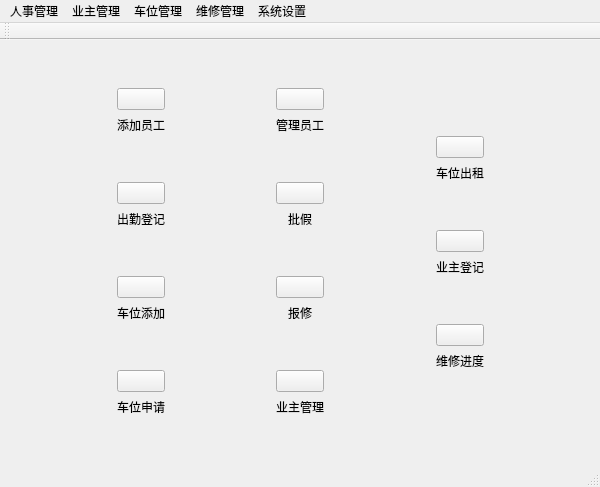
<?xml version="1.0" encoding="UTF-8"?>
<ui version="4.0">
 <class>MainWindow</class>
 <widget class="QMainWindow" name="MainWindow">
  <property name="geometry">
   <rect>
    <x>0</x>
    <y>0</y>
    <width>600</width>
    <height>487</height>
   </rect>
  </property>
  <property name="windowTitle">
   <string>物业系统</string>
  </property>
  <property name="styleSheet">
   <string notr="true"/>
  </property>
  <widget class="QWidget" name="centralWidget">
   <layout class="QVBoxLayout" name="verticalLayout">
    <item>
     <layout class="QGridLayout" name="gridLayout">
      <item row="0" column="3">
       <layout class="QVBoxLayout" name="verticalLayout_5">
        <property name="spacing">
         <number>48</number>
        </property>
        <item>
         <spacer name="verticalSpacer_3">
          <property name="orientation">
           <enum>Qt::Vertical</enum>
          </property>
          <property name="sizeHint" stdset="0">
           <size>
            <width>20</width>
            <height>40</height>
           </size>
          </property>
         </spacer>
        </item>
        <item>
         <layout class="QVBoxLayout" name="verticalLayout_11">
          <item>
           <widget class="QPushButton" name="btnChangeStaff">
            <property name="toolTip">
             <string>&lt;html&gt;&lt;head/&gt;&lt;body&gt;&lt;p&gt;管理员工&lt;/p&gt;&lt;/body&gt;&lt;/html&gt;</string>
            </property>
            <property name="text">
             <string/>
            </property>
           </widget>
          </item>
          <item>
           <widget class="QLabel" name="txtChangeStaff">
            <property name="text">
             <string>管理员工</string>
            </property>
            <property name="alignment">
             <set>Qt::AlignCenter</set>
            </property>
           </widget>
          </item>
         </layout>
        </item>
        <item>
         <layout class="QVBoxLayout" name="verticalLayout_12">
          <item>
           <widget class="QPushButton" name="btnPassVacation">
            <property name="toolTip">
             <string>&lt;html&gt;&lt;head/&gt;&lt;body&gt;&lt;p&gt;批假&lt;/p&gt;&lt;/body&gt;&lt;/html&gt;</string>
            </property>
            <property name="text">
             <string/>
            </property>
           </widget>
          </item>
          <item>
           <widget class="QLabel" name="txtPassVacation">
            <property name="text">
             <string>批假</string>
            </property>
            <property name="alignment">
             <set>Qt::AlignCenter</set>
            </property>
           </widget>
          </item>
         </layout>
        </item>
        <item>
         <layout class="QVBoxLayout" name="verticalLayout_13">
          <item>
           <widget class="QPushButton" name="btnRepair">
            <property name="toolTip">
             <string>&lt;html&gt;&lt;head/&gt;&lt;body&gt;&lt;p&gt;报修&lt;/p&gt;&lt;/body&gt;&lt;/html&gt;</string>
            </property>
            <property name="text">
             <string/>
            </property>
           </widget>
          </item>
          <item>
           <widget class="QLabel" name="txtRepair">
            <property name="text">
             <string>报修</string>
            </property>
            <property name="alignment">
             <set>Qt::AlignCenter</set>
            </property>
           </widget>
          </item>
         </layout>
        </item>
        <item>
         <layout class="QVBoxLayout" name="verticalLayout_14">
          <item>
           <widget class="QPushButton" name="btnChangeOwner">
            <property name="toolTip">
             <string>&lt;html&gt;&lt;head/&gt;&lt;body&gt;&lt;p&gt;业主管理&lt;/p&gt;&lt;/body&gt;&lt;/html&gt;</string>
            </property>
            <property name="text">
             <string/>
            </property>
           </widget>
          </item>
          <item>
           <widget class="QLabel" name="txtChangeOwner">
            <property name="text">
             <string>业主管理</string>
            </property>
            <property name="alignment">
             <set>Qt::AlignCenter</set>
            </property>
           </widget>
          </item>
         </layout>
        </item>
        <item>
         <spacer name="verticalSpacer_4">
          <property name="orientation">
           <enum>Qt::Vertical</enum>
          </property>
          <property name="sizeHint" stdset="0">
           <size>
            <width>20</width>
            <height>40</height>
           </size>
          </property>
         </spacer>
        </item>
       </layout>
      </item>
      <item row="0" column="6">
       <spacer name="horizontalSpacer_4">
        <property name="orientation">
         <enum>Qt::Horizontal</enum>
        </property>
        <property name="sizeHint" stdset="0">
         <size>
          <width>40</width>
          <height>20</height>
         </size>
        </property>
       </spacer>
      </item>
      <item row="0" column="2">
       <spacer name="horizontalSpacer">
        <property name="orientation">
         <enum>Qt::Horizontal</enum>
        </property>
        <property name="sizeHint" stdset="0">
         <size>
          <width>40</width>
          <height>20</height>
         </size>
        </property>
       </spacer>
      </item>
      <item row="0" column="4">
       <spacer name="horizontalSpacer_3">
        <property name="orientation">
         <enum>Qt::Horizontal</enum>
        </property>
        <property name="sizeHint" stdset="0">
         <size>
          <width>40</width>
          <height>20</height>
         </size>
        </property>
       </spacer>
      </item>
      <item row="0" column="0">
       <spacer name="horizontalSpacer_2">
        <property name="orientation">
         <enum>Qt::Horizontal</enum>
        </property>
        <property name="sizeHint" stdset="0">
         <size>
          <width>40</width>
          <height>20</height>
         </size>
        </property>
       </spacer>
      </item>
      <item row="0" column="1">
       <layout class="QVBoxLayout" name="verticalLayout_4">
        <property name="spacing">
         <number>48</number>
        </property>
        <item>
         <spacer name="verticalSpacer">
          <property name="orientation">
           <enum>Qt::Vertical</enum>
          </property>
          <property name="sizeHint" stdset="0">
           <size>
            <width>20</width>
            <height>40</height>
           </size>
          </property>
         </spacer>
        </item>
        <item>
         <layout class="QVBoxLayout" name="verticalLayout_3">
          <item>
           <widget class="QPushButton" name="btnAddStaff">
            <property name="toolTip">
             <string>&lt;html&gt;&lt;head/&gt;&lt;body&gt;&lt;p&gt;添加员工&lt;/p&gt;&lt;/body&gt;&lt;/html&gt;</string>
            </property>
            <property name="text">
             <string/>
            </property>
           </widget>
          </item>
          <item>
           <widget class="QLabel" name="txtAddStaff">
            <property name="text">
             <string>添加员工</string>
            </property>
            <property name="alignment">
             <set>Qt::AlignCenter</set>
            </property>
           </widget>
          </item>
         </layout>
        </item>
        <item>
         <layout class="QVBoxLayout" name="verticalLayout_8">
          <item>
           <widget class="QPushButton" name="btnAttend">
            <property name="toolTip">
             <string>&lt;html&gt;&lt;head/&gt;&lt;body&gt;&lt;p&gt;出勤登记&lt;/p&gt;&lt;/body&gt;&lt;/html&gt;</string>
            </property>
            <property name="text">
             <string/>
            </property>
           </widget>
          </item>
          <item>
           <widget class="QLabel" name="txtAttend">
            <property name="text">
             <string>出勤登记</string>
            </property>
            <property name="alignment">
             <set>Qt::AlignCenter</set>
            </property>
           </widget>
          </item>
         </layout>
        </item>
        <item>
         <layout class="QVBoxLayout" name="verticalLayout_9">
          <item>
           <widget class="QPushButton" name="btnAddCar">
            <property name="toolTip">
             <string>&lt;html&gt;&lt;head/&gt;&lt;body&gt;&lt;p&gt;车位添加&lt;/p&gt;&lt;/body&gt;&lt;/html&gt;</string>
            </property>
            <property name="text">
             <string/>
            </property>
           </widget>
          </item>
          <item>
           <widget class="QLabel" name="txtAddCar">
            <property name="text">
             <string>车位添加</string>
            </property>
            <property name="alignment">
             <set>Qt::AlignCenter</set>
            </property>
           </widget>
          </item>
         </layout>
        </item>
        <item>
         <layout class="QVBoxLayout" name="verticalLayout_10">
          <item>
           <widget class="QPushButton" name="btnAppCar">
            <property name="toolTip">
             <string>&lt;html&gt;&lt;head/&gt;&lt;body&gt;&lt;p&gt;车位申请&lt;/p&gt;&lt;/body&gt;&lt;/html&gt;</string>
            </property>
            <property name="text">
             <string/>
            </property>
           </widget>
          </item>
          <item>
           <widget class="QLabel" name="txtAppCar">
            <property name="text">
             <string>车位申请</string>
            </property>
            <property name="alignment">
             <set>Qt::AlignCenter</set>
            </property>
           </widget>
          </item>
         </layout>
        </item>
        <item>
         <spacer name="verticalSpacer_2">
          <property name="orientation">
           <enum>Qt::Vertical</enum>
          </property>
          <property name="sizeHint" stdset="0">
           <size>
            <width>20</width>
            <height>40</height>
           </size>
          </property>
         </spacer>
        </item>
       </layout>
      </item>
      <item row="0" column="5">
       <layout class="QVBoxLayout" name="verticalLayout_2">
        <property name="spacing">
         <number>48</number>
        </property>
        <item>
         <spacer name="verticalSpacer_5">
          <property name="orientation">
           <enum>Qt::Vertical</enum>
          </property>
          <property name="sizeHint" stdset="0">
           <size>
            <width>20</width>
            <height>40</height>
           </size>
          </property>
         </spacer>
        </item>
        <item>
         <layout class="QVBoxLayout" name="verticalLayout_15">
          <item>
           <widget class="QPushButton" name="btnPassCar">
            <property name="toolTip">
             <string>&lt;html&gt;&lt;head/&gt;&lt;body&gt;&lt;p&gt;车位出租&lt;/p&gt;&lt;/body&gt;&lt;/html&gt;</string>
            </property>
            <property name="text">
             <string/>
            </property>
           </widget>
          </item>
          <item>
           <widget class="QLabel" name="txtPassCar">
            <property name="text">
             <string>车位出租</string>
            </property>
            <property name="alignment">
             <set>Qt::AlignCenter</set>
            </property>
           </widget>
          </item>
         </layout>
        </item>
        <item>
         <layout class="QVBoxLayout" name="verticalLayout_16">
          <item>
           <widget class="QPushButton" name="btnAddOwner">
            <property name="toolTip">
             <string>&lt;html&gt;&lt;head/&gt;&lt;body&gt;&lt;p&gt;业主登记&lt;/p&gt;&lt;/body&gt;&lt;/html&gt;</string>
            </property>
            <property name="text">
             <string/>
            </property>
           </widget>
          </item>
          <item>
           <widget class="QLabel" name="txtAddOwner">
            <property name="text">
             <string>业主登记</string>
            </property>
            <property name="alignment">
             <set>Qt::AlignCenter</set>
            </property>
           </widget>
          </item>
         </layout>
        </item>
        <item>
         <layout class="QVBoxLayout" name="verticalLayout_17">
          <item>
           <widget class="QPushButton" name="btnReSchedule">
            <property name="toolTip">
             <string>&lt;html&gt;&lt;head/&gt;&lt;body&gt;&lt;p&gt;维修进度&lt;/p&gt;&lt;/body&gt;&lt;/html&gt;</string>
            </property>
            <property name="text">
             <string/>
            </property>
           </widget>
          </item>
          <item>
           <widget class="QLabel" name="txtReSchedule">
            <property name="text">
             <string>维修进度</string>
            </property>
            <property name="alignment">
             <set>Qt::AlignCenter</set>
            </property>
           </widget>
          </item>
         </layout>
        </item>
        <item>
         <spacer name="verticalSpacer_6">
          <property name="orientation">
           <enum>Qt::Vertical</enum>
          </property>
          <property name="sizeHint" stdset="0">
           <size>
            <width>20</width>
            <height>40</height>
           </size>
          </property>
         </spacer>
        </item>
       </layout>
      </item>
     </layout>
    </item>
   </layout>
  </widget>
  <widget class="QMenuBar" name="menuBar">
   <property name="geometry">
    <rect>
     <x>0</x>
     <y>0</y>
     <width>600</width>
     <height>23</height>
    </rect>
   </property>
   <widget class="QMenu" name="menuPerson">
    <property name="title">
     <string>人事管理</string>
    </property>
    <widget class="QMenu" name="menu">
     <property name="title">
      <string>维护</string>
     </property>
     <addaction name="action_18"/>
     <addaction name="action_19"/>
    </widget>
    <addaction name="menu"/>
    <addaction name="action_2"/>
    <addaction name="action_3"/>
    <addaction name="action_4"/>
    <addaction name="action_5"/>
    <addaction name="action_7"/>
   </widget>
   <widget class="QMenu" name="menuOwner">
    <property name="title">
     <string>业主管理</string>
    </property>
    <addaction name="action_6"/>
    <addaction name="action_8"/>
   </widget>
   <widget class="QMenu" name="menuCar">
    <property name="title">
     <string>车位管理</string>
    </property>
    <widget class="QMenu" name="menu_2">
     <property name="title">
      <string>车位信息</string>
     </property>
     <addaction name="action_23"/>
     <addaction name="action_24"/>
    </widget>
    <addaction name="menu_2"/>
    <addaction name="action_10"/>
    <addaction name="action_11"/>
   </widget>
   <widget class="QMenu" name="menuRepair">
    <property name="title">
     <string>维修管理</string>
    </property>
    <addaction name="action_12"/>
    <addaction name="action_15"/>
   </widget>
   <widget class="QMenu" name="menuSystem">
    <property name="title">
     <string>系统设置</string>
    </property>
    <addaction name="action_9"/>
    <addaction name="action_13"/>
    <addaction name="action_17"/>
    <addaction name="action_16"/>
    <addaction name="action_21"/>
   </widget>
   <addaction name="menuPerson"/>
   <addaction name="menuOwner"/>
   <addaction name="menuCar"/>
   <addaction name="menuRepair"/>
   <addaction name="menuSystem"/>
  </widget>
  <widget class="QToolBar" name="mainToolBar">
   <attribute name="toolBarArea">
    <enum>TopToolBarArea</enum>
   </attribute>
   <attribute name="toolBarBreak">
    <bool>false</bool>
   </attribute>
  </widget>
  <widget class="QStatusBar" name="statusBar"/>
  <action name="action_24">
   <property name="text">
    <string>查询</string>
   </property>
  </action>
  <action name="action_23">
   <property name="icon">
    <iconset resource="myimages.qrc">
     <normaloff>:/IconPic/pic/addCar.png</normaloff>:/IconPic/pic/addCar.png</iconset>
   </property>
   <property name="text">
    <string>添加</string>
   </property>
  </action>
  <action name="action_22">
   <property name="text">
    <string>添加</string>
   </property>
  </action>
  <action name="action_21">
   <property name="text">
    <string>注销</string>
   </property>
  </action>
  <action name="action_20">
   <property name="text">
    <string>修改</string>
   </property>
  </action>
  <action name="action_19">
   <property name="icon">
    <iconset resource="myimages.qrc">
     <normaloff>:/IconPic/pic/changeStaff.png</normaloff>:/IconPic/pic/changeStaff.png</iconset>
   </property>
   <property name="text">
    <string>查找/修改</string>
   </property>
  </action>
  <action name="action_18">
   <property name="icon">
    <iconset resource="myimages.qrc">
     <normaloff>:/IconPic/pic/addStaff.png</normaloff>:/IconPic/pic/addStaff.png</iconset>
   </property>
   <property name="text">
    <string>添加</string>
   </property>
  </action>
  <action name="action_17">
   <property name="text">
    <string>系统初始化</string>
   </property>
  </action>
  <action name="action_16">
   <property name="text">
    <string>帮助</string>
   </property>
  </action>
  <action name="action_15">
   <property name="icon">
    <iconset resource="myimages.qrc">
     <normaloff>:/IconPic/pic/reSchedule.png</normaloff>:/IconPic/pic/reSchedule.png</iconset>
   </property>
   <property name="text">
    <string>物业维修进度</string>
   </property>
  </action>
  <action name="action_12">
   <property name="icon">
    <iconset resource="myimages.qrc">
     <normaloff>:/IconPic/pic/repair.png</normaloff>:/IconPic/pic/repair.png</iconset>
   </property>
   <property name="text">
    <string>报修</string>
   </property>
  </action>
  <action name="action_11">
   <property name="icon">
    <iconset resource="myimages.qrc">
     <normaloff>:/IconPic/pic/passCar.png</normaloff>:/IconPic/pic/passCar.png</iconset>
   </property>
   <property name="text">
    <string>车位出租</string>
   </property>
  </action>
  <action name="action_10">
   <property name="icon">
    <iconset resource="myimages.qrc">
     <normaloff>:/IconPic/pic/appCar.png</normaloff>:/IconPic/pic/appCar.png</iconset>
   </property>
   <property name="text">
    <string>车位申请</string>
   </property>
  </action>
  <action name="action_8">
   <property name="icon">
    <iconset resource="myimages.qrc">
     <normaloff>:/IconPic/pic/changeOwner.png</normaloff>:/IconPic/pic/changeOwner.png</iconset>
   </property>
   <property name="text">
    <string>业主查询</string>
   </property>
  </action>
  <action name="action_6">
   <property name="icon">
    <iconset resource="myimages.qrc">
     <normaloff>:/IconPic/pic/addOwner.png</normaloff>:/IconPic/pic/addOwner.png</iconset>
   </property>
   <property name="text">
    <string>业主登记</string>
   </property>
  </action>
  <action name="action_5">
   <property name="icon">
    <iconset resource="myimages.qrc">
     <normaloff>:/IconPic/pic/staffAttend.png</normaloff>:/IconPic/pic/staffAttend.png</iconset>
   </property>
   <property name="text">
    <string>出勤登记</string>
   </property>
  </action>
  <action name="action_4">
   <property name="icon">
    <iconset resource="myimages.qrc">
     <normaloff>:/IconPic/pic/passVacation.png</normaloff>:/IconPic/pic/passVacation.png</iconset>
   </property>
   <property name="text">
    <string>批假</string>
   </property>
  </action>
  <action name="action_3">
   <property name="text">
    <string>销假</string>
   </property>
  </action>
  <action name="action_2">
   <property name="text">
    <string>请假</string>
   </property>
  </action>
  <action name="action">
   <property name="text">
    <string>维护</string>
   </property>
  </action>
  <action name="action_7">
   <property name="text">
    <string>出勤状况</string>
   </property>
  </action>
  <action name="action_9">
   <property name="text">
    <string>设置</string>
   </property>
  </action>
  <action name="action_13">
   <property name="text">
    <string>修改密码</string>
   </property>
  </action>
 </widget>
 <layoutdefault spacing="6" margin="11"/>
 <resources>
  <include location="myimages.qrc"/>
 </resources>
 <connections>
  <connection>
   <sender>action_24</sender>
   <signal>triggered()</signal>
   <receiver>MainWindow</receiver>
   <slot>actFindCar()</slot>
   <hints>
    <hint type="sourcelabel">
     <x>-1</x>
     <y>-1</y>
    </hint>
    <hint type="destinationlabel">
     <x>299</x>
     <y>224</y>
    </hint>
   </hints>
  </connection>
  <connection>
   <sender>action_23</sender>
   <signal>triggered()</signal>
   <receiver>MainWindow</receiver>
   <slot>actAddCar()</slot>
   <hints>
    <hint type="sourcelabel">
     <x>-1</x>
     <y>-1</y>
    </hint>
    <hint type="destinationlabel">
     <x>299</x>
     <y>224</y>
    </hint>
   </hints>
  </connection>
  <connection>
   <sender>action_21</sender>
   <signal>triggered()</signal>
   <receiver>MainWindow</receiver>
   <slot>cancel()</slot>
   <hints>
    <hint type="sourcelabel">
     <x>-1</x>
     <y>-1</y>
    </hint>
    <hint type="destinationlabel">
     <x>299</x>
     <y>224</y>
    </hint>
   </hints>
  </connection>
  <connection>
   <sender>action_19</sender>
   <signal>triggered()</signal>
   <receiver>MainWindow</receiver>
   <slot>actFindStaff()</slot>
   <hints>
    <hint type="sourcelabel">
     <x>-1</x>
     <y>-1</y>
    </hint>
    <hint type="destinationlabel">
     <x>299</x>
     <y>224</y>
    </hint>
   </hints>
  </connection>
  <connection>
   <sender>action_18</sender>
   <signal>triggered()</signal>
   <receiver>MainWindow</receiver>
   <slot>actAddPerson()</slot>
   <hints>
    <hint type="sourcelabel">
     <x>-1</x>
     <y>-1</y>
    </hint>
    <hint type="destinationlabel">
     <x>299</x>
     <y>224</y>
    </hint>
   </hints>
  </connection>
  <connection>
   <sender>action_15</sender>
   <signal>triggered()</signal>
   <receiver>MainWindow</receiver>
   <slot>actReSchedule()</slot>
   <hints>
    <hint type="sourcelabel">
     <x>-1</x>
     <y>-1</y>
    </hint>
    <hint type="destinationlabel">
     <x>299</x>
     <y>224</y>
    </hint>
   </hints>
  </connection>
  <connection>
   <sender>action_12</sender>
   <signal>triggered()</signal>
   <receiver>MainWindow</receiver>
   <slot>actNeedRepair()</slot>
   <hints>
    <hint type="sourcelabel">
     <x>-1</x>
     <y>-1</y>
    </hint>
    <hint type="destinationlabel">
     <x>299</x>
     <y>224</y>
    </hint>
   </hints>
  </connection>
  <connection>
   <sender>action_11</sender>
   <signal>triggered()</signal>
   <receiver>MainWindow</receiver>
   <slot>actRentCar()</slot>
   <hints>
    <hint type="sourcelabel">
     <x>-1</x>
     <y>-1</y>
    </hint>
    <hint type="destinationlabel">
     <x>299</x>
     <y>224</y>
    </hint>
   </hints>
  </connection>
  <connection>
   <sender>action_10</sender>
   <signal>triggered()</signal>
   <receiver>MainWindow</receiver>
   <slot>actAppCar()</slot>
   <hints>
    <hint type="sourcelabel">
     <x>-1</x>
     <y>-1</y>
    </hint>
    <hint type="destinationlabel">
     <x>299</x>
     <y>224</y>
    </hint>
   </hints>
  </connection>
  <connection>
   <sender>action_8</sender>
   <signal>triggered()</signal>
   <receiver>MainWindow</receiver>
   <slot>actFindOwner()</slot>
   <hints>
    <hint type="sourcelabel">
     <x>-1</x>
     <y>-1</y>
    </hint>
    <hint type="destinationlabel">
     <x>299</x>
     <y>224</y>
    </hint>
   </hints>
  </connection>
  <connection>
   <sender>action_6</sender>
   <signal>triggered()</signal>
   <receiver>MainWindow</receiver>
   <slot>actAddOwner()</slot>
   <hints>
    <hint type="sourcelabel">
     <x>-1</x>
     <y>-1</y>
    </hint>
    <hint type="destinationlabel">
     <x>299</x>
     <y>224</y>
    </hint>
   </hints>
  </connection>
  <connection>
   <sender>action_5</sender>
   <signal>triggered()</signal>
   <receiver>MainWindow</receiver>
   <slot>actAttend()</slot>
   <hints>
    <hint type="sourcelabel">
     <x>-1</x>
     <y>-1</y>
    </hint>
    <hint type="destinationlabel">
     <x>299</x>
     <y>224</y>
    </hint>
   </hints>
  </connection>
  <connection>
   <sender>action_4</sender>
   <signal>triggered()</signal>
   <receiver>MainWindow</receiver>
   <slot>actPassVaca()</slot>
   <hints>
    <hint type="sourcelabel">
     <x>-1</x>
     <y>-1</y>
    </hint>
    <hint type="destinationlabel">
     <x>299</x>
     <y>224</y>
    </hint>
   </hints>
  </connection>
  <connection>
   <sender>action_3</sender>
   <signal>triggered()</signal>
   <receiver>MainWindow</receiver>
   <slot>actCancelVaca()</slot>
   <hints>
    <hint type="sourcelabel">
     <x>-1</x>
     <y>-1</y>
    </hint>
    <hint type="destinationlabel">
     <x>299</x>
     <y>224</y>
    </hint>
   </hints>
  </connection>
  <connection>
   <sender>action_2</sender>
   <signal>triggered()</signal>
   <receiver>MainWindow</receiver>
   <slot>actVacation()</slot>
   <hints>
    <hint type="sourcelabel">
     <x>-1</x>
     <y>-1</y>
    </hint>
    <hint type="destinationlabel">
     <x>299</x>
     <y>224</y>
    </hint>
   </hints>
  </connection>
  <connection>
   <sender>action_17</sender>
   <signal>triggered()</signal>
   <receiver>MainWindow</receiver>
   <slot>actInit()</slot>
   <hints>
    <hint type="sourcelabel">
     <x>-1</x>
     <y>-1</y>
    </hint>
    <hint type="destinationlabel">
     <x>299</x>
     <y>224</y>
    </hint>
   </hints>
  </connection>
  <connection>
   <sender>action_16</sender>
   <signal>triggered()</signal>
   <receiver>MainWindow</receiver>
   <slot>actHelp()</slot>
   <hints>
    <hint type="sourcelabel">
     <x>-1</x>
     <y>-1</y>
    </hint>
    <hint type="destinationlabel">
     <x>299</x>
     <y>224</y>
    </hint>
   </hints>
  </connection>
  <connection>
   <sender>action_7</sender>
   <signal>triggered()</signal>
   <receiver>MainWindow</receiver>
   <slot>actAttendState()</slot>
   <hints>
    <hint type="sourcelabel">
     <x>-1</x>
     <y>-1</y>
    </hint>
    <hint type="destinationlabel">
     <x>299</x>
     <y>224</y>
    </hint>
   </hints>
  </connection>
  <connection>
   <sender>action_9</sender>
   <signal>triggered()</signal>
   <receiver>MainWindow</receiver>
   <slot>actSetup()</slot>
   <hints>
    <hint type="sourcelabel">
     <x>-1</x>
     <y>-1</y>
    </hint>
    <hint type="destinationlabel">
     <x>299</x>
     <y>243</y>
    </hint>
   </hints>
  </connection>
  <connection>
   <sender>action_13</sender>
   <signal>triggered()</signal>
   <receiver>MainWindow</receiver>
   <slot>actChPassword()</slot>
   <hints>
    <hint type="sourcelabel">
     <x>-1</x>
     <y>-1</y>
    </hint>
    <hint type="destinationlabel">
     <x>299</x>
     <y>243</y>
    </hint>
   </hints>
  </connection>
 </connections>
 <slots>
  <slot>cancel()</slot>
  <slot>actAddPerson()</slot>
  <slot>actFindStaff()</slot>
  <slot>actVacation()</slot>
  <slot>actPassVaca()</slot>
  <slot>actCancelVaca()</slot>
  <slot>actAddOwner()</slot>
  <slot>actFindOwner()</slot>
  <slot>actAddCar()</slot>
  <slot>actFindCar()</slot>
  <slot>actAppCar()</slot>
  <slot>actRentCar()</slot>
  <slot>actNeedRepair()</slot>
  <slot>actReSchedule()</slot>
  <slot>actAttend()</slot>
  <slot>actInit()</slot>
  <slot>actHelp()</slot>
  <slot>actAttendState()</slot>
  <slot>actSetup()</slot>
  <slot>actChPassword()</slot>
 </slots>
</ui>
